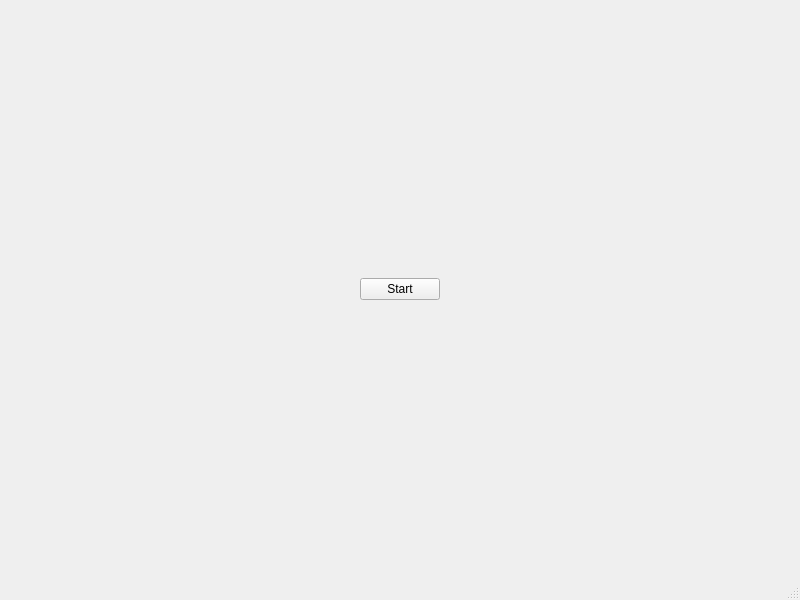
<?xml version="1.0" encoding="UTF-8"?>
<ui version="4.0">
 <class>MainWindow</class>
 <widget class="QMainWindow" name="MainWindow">
  <property name="geometry">
   <rect>
    <x>0</x>
    <y>0</y>
    <width>800</width>
    <height>600</height>
   </rect>
  </property>
  <property name="windowTitle">
   <string>MainWindow</string>
  </property>
  <widget class="QWidget" name="centralwidget">
   <layout class="QVBoxLayout" name="verticalLayout">
    <item>
     <layout class="QGridLayout" name="gridLayout"/>
    </item>
    <item>
     <layout class="QHBoxLayout" name="horizontalLayout_3">
      <item>
       <spacer name="horizontalSpacer_2">
        <property name="orientation">
         <enum>Qt::Orientation::Horizontal</enum>
        </property>
        <property name="sizeHint" stdset="0">
         <size>
          <width>40</width>
          <height>20</height>
         </size>
        </property>
       </spacer>
      </item>
      <item>
       <widget class="QPushButton" name="pushButton">
        <property name="text">
         <string>Start</string>
        </property>
       </widget>
      </item>
      <item>
       <spacer name="horizontalSpacer">
        <property name="orientation">
         <enum>Qt::Orientation::Horizontal</enum>
        </property>
        <property name="sizeHint" stdset="0">
         <size>
          <width>40</width>
          <height>20</height>
         </size>
        </property>
       </spacer>
      </item>
     </layout>
    </item>
   </layout>
  </widget>
  <widget class="QMenuBar" name="menubar">
   <property name="geometry">
    <rect>
     <x>0</x>
     <y>0</y>
     <width>800</width>
     <height>21</height>
    </rect>
   </property>
  </widget>
  <widget class="QStatusBar" name="statusbar"/>
 </widget>
 <resources/>
 <connections/>
</ui>
